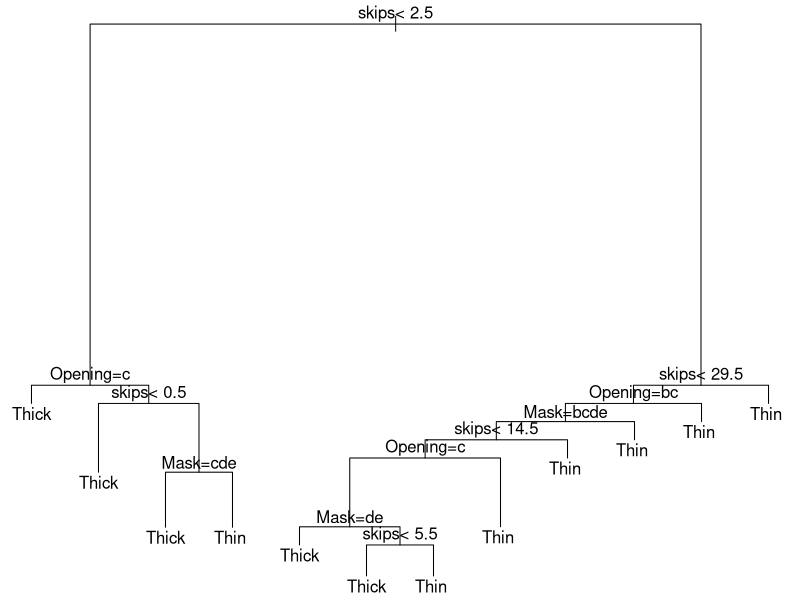

The R script that drew this image:
library(rpart)
data("solder")
str(solder)
floor_val<-floor(0.8*nrow(solder))
train<-sample(nrow(solder),size=floor_val)
trainingData<-solder[train,]
testData<-solder[-train,]
solder_fit<-rpart(Solder~.,parms=list(split='information'), minsplit=2, minbucket=1,data=trainingData,method='class')
par(mar = rep(0.1, 4))
plot(solder_fit)
text(solder_fit)
summary(solder_fit)
CPVal<-solder_fit$cptable[which.min(solder_fit$cptable[,"xerror"]),"CP"]
CPVal
pruned_fit<-prune(solder_fit,cp=as.numeric(CPVal))
out<-predict(pruned_fit,newdata=testData,type="vector")
tab <- table(out, testData$Solder)
tab
accuracy<-sum(diag(tab))/sum(tab)
accuracyPercentage<-accuracy*100
accuracyPercentage